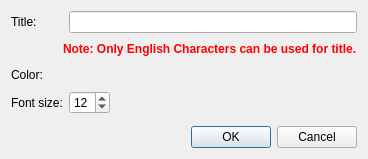
<?xml version="1.0" encoding="UTF-8"?>
<ui version="4.0">
 <class>PostTitleEditDialog</class>
 <widget class="QDialog" name="PostTitleEditDialog">
  <property name="geometry">
   <rect>
    <x>0</x>
    <y>0</y>
    <width>368</width>
    <height>159</height>
   </rect>
  </property>
  <property name="windowTitle">
   <string>Title Setting</string>
  </property>
  <layout class="QVBoxLayout" name="verticalLayout">
   <item>
    <layout class="QGridLayout" name="gridLayout">
     <item row="0" column="0">
      <widget class="QLabel" name="titleLabel">
       <property name="text">
        <string>Title:</string>
       </property>
      </widget>
     </item>
     <item row="0" column="1">
      <widget class="QLineEdit" name="titleLineEdit"/>
     </item>
     <item row="1" column="0" colspan="2">
      <layout class="QHBoxLayout" name="horizontalLayout_4">
       <item>
        <spacer name="horizontalSpacer_4">
         <property name="orientation">
          <enum>Qt::Horizontal</enum>
         </property>
         <property name="sizeHint" stdset="0">
          <size>
           <width>18</width>
           <height>20</height>
          </size>
         </property>
        </spacer>
       </item>
       <item>
        <widget class="QLabel" name="titleWarning">
         <property name="font">
          <font>
           <weight>75</weight>
           <bold>true</bold>
          </font>
         </property>
         <property name="styleSheet">
          <string notr="true">color: rgb(255, 0, 0);</string>
         </property>
         <property name="text">
          <string>Note: Only English Characters can be used for title.</string>
         </property>
        </widget>
       </item>
      </layout>
     </item>
     <item row="2" column="0">
      <widget class="QLabel" name="colorLabel">
       <property name="text">
        <string>Color:</string>
       </property>
      </widget>
     </item>
     <item row="2" column="1">
      <layout class="QHBoxLayout" name="horizontalLayout_3">
       <item>
        <widget class="ColorEditWidget" name="colorWidget">
         <property name="text">
          <string/>
         </property>
        </widget>
       </item>
       <item>
        <spacer name="horizontalSpacer_3">
         <property name="orientation">
          <enum>Qt::Horizontal</enum>
         </property>
         <property name="sizeHint" stdset="0">
          <size>
           <width>40</width>
           <height>20</height>
          </size>
         </property>
        </spacer>
       </item>
      </layout>
     </item>
     <item row="3" column="0">
      <widget class="QLabel" name="fontSizeLabel">
       <property name="text">
        <string>Font size:</string>
       </property>
      </widget>
     </item>
     <item row="3" column="1">
      <layout class="QHBoxLayout" name="horizontalLayout">
       <item>
        <widget class="QSpinBox" name="fontSizeSpinBox">
         <property name="minimum">
          <number>6</number>
         </property>
         <property name="maximum">
          <number>40</number>
         </property>
         <property name="value">
          <number>12</number>
         </property>
        </widget>
       </item>
       <item>
        <spacer name="horizontalSpacer">
         <property name="orientation">
          <enum>Qt::Horizontal</enum>
         </property>
         <property name="sizeHint" stdset="0">
          <size>
           <width>40</width>
           <height>20</height>
          </size>
         </property>
        </spacer>
       </item>
      </layout>
     </item>
    </layout>
   </item>
   <item>
    <spacer name="verticalSpacer">
     <property name="orientation">
      <enum>Qt::Vertical</enum>
     </property>
     <property name="sizeHint" stdset="0">
      <size>
       <width>20</width>
       <height>1</height>
      </size>
     </property>
    </spacer>
   </item>
   <item>
    <widget class="QDialogButtonBox" name="buttonBox">
     <property name="orientation">
      <enum>Qt::Horizontal</enum>
     </property>
     <property name="standardButtons">
      <set>QDialogButtonBox::Cancel|QDialogButtonBox::Ok</set>
     </property>
    </widget>
   </item>
  </layout>
 </widget>
 <customwidgets>
  <customwidget>
   <class>ColorEditWidget</class>
   <extends>QLabel</extends>
   <header>guibase/coloreditwidget.h</header>
   <container>1</container>
  </customwidget>
 </customwidgets>
 <resources/>
 <connections>
  <connection>
   <sender>buttonBox</sender>
   <signal>accepted()</signal>
   <receiver>PostTitleEditDialog</receiver>
   <slot>accept()</slot>
   <hints>
    <hint type="sourcelabel">
     <x>257</x>
     <y>171</y>
    </hint>
    <hint type="destinationlabel">
     <x>157</x>
     <y>180</y>
    </hint>
   </hints>
  </connection>
  <connection>
   <sender>buttonBox</sender>
   <signal>rejected()</signal>
   <receiver>PostTitleEditDialog</receiver>
   <slot>reject()</slot>
   <hints>
    <hint type="sourcelabel">
     <x>325</x>
     <y>171</y>
    </hint>
    <hint type="destinationlabel">
     <x>286</x>
     <y>180</y>
    </hint>
   </hints>
  </connection>
 </connections>
</ui>
